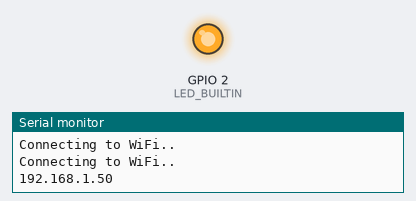
Bench run of a sketch on a simulated ESP8266 (NodeMCU). Parts: output pins drawn as LEDs (lit = HIGH, except the on-board LED, lit = LOW), the last lines printed to the serial monitor. WiFi joins after 1.5 s; servers stay silent unless stated; uploads are accepted with an empty reply.

Above: at 12.1 s.
At 32.3 s:
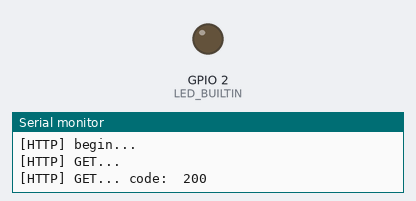
Timing chart, 0 to 54.5 s (numbered marks = the images above):
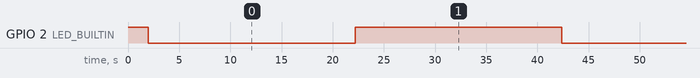

The sketch:

json.ino
```cpp
//needed for library
//#include <DNSServer.h>
//#include <ESP8266WebServer.h>
//#include <WiFiManager.h>         //https://github.com/tzapu/WiFiManager
//Web配网启用上面3个库
#include <WiFiClient.h>
#include <ESP8266HTTPClient.h>
#include <ESP8266WiFi.h>          //https://github.com/esp8266/Arduino
#include <ArduinoJson.h>


// 设置wifi接入信息(请根据您的WiFi信息进行修改)
const char* ssid = "MERCURY_D268G";
const char* password = "pba5ayzk";

void setup() {
    // put your setup code here, to run once:
   Serial.begin(115200);
  pinMode(LED_BUILTIN, OUTPUT);
  digitalWrite(LED_BUILTIN, HIGH);
//    WiFiManager wifiManager;
//    wifiManager.autoConnect("AutoConnectAP");
//    Serial.println("connected...yeey :)");
 // Connect to Wi-Fi
  WiFi.begin(ssid, password);
  while (WiFi.status() != WL_CONNECTED) {
    delay(1000);
    Serial.println("Connecting to WiFi..");
  }
  Serial.println(WiFi.localIP());

}

void loop() {
    digitalWrite(LED_BUILTIN, !digitalRead(LED_BUILTIN));
  delay(20000);
  std::unique_ptr<BearSSL::WiFiClientSecure>client(new BearSSL::WiFiClientSecure);
  client->setInsecure();
  HTTPClient http;
String url = "https://web.ifzq.gtimg.cn/appstock/app/minute/query?code=sz000001";//
 Serial.print("[HTTP] begin...\n");
  if (http.begin(*client, url)) {  // HTTP
    Serial.print("[HTTP] GET...\n");
    // start connection and send HTTP header
    int httpCode = http.GET();
    // httpCode will be negative on error
    if (httpCode > 0) {
      // HTTP header has been send and Server response header has been handled
      Serial.printf("[HTTP] GET... code: % d\n", httpCode);
      // file found at server
      if (httpCode == HTTP_CODE_OK || httpCode == HTTP_CODE_MOVED_PERMANENTLY) {
        String json = http.getString();
      Serial.println(json);

}
    }
  }
}
```

Measured:
- by itself, GPIO 2 (LED_BUILTIN): alternates HIGH for 20.2 s and LOW for 20.2 s
